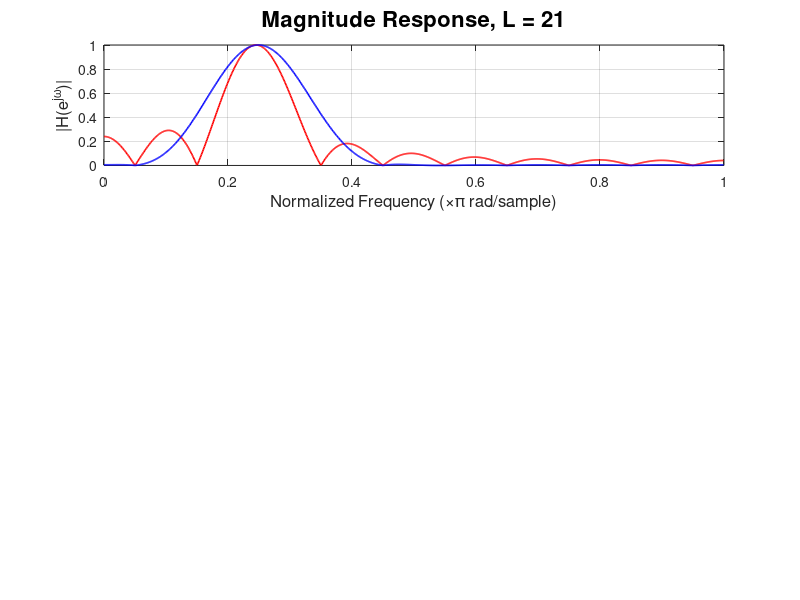

Reproduce this figure in MATLAB. (Note: this script raises an error after producing the figure.)
%Combine 4.1 and 4.2
wc = 0.25*pi;               % desired center frequency
L_list = [21, 41, 81];      % filter lengths to compare

pb_low_rect   = zeros(size(L_list));   % lower passband edge (rad)
pb_high_rect  = zeros(size(L_list));   % upper passband edge (rad)
pb_width_rect = zeros(size(L_list));   % passband width (rad)

pb_low_hamm   = zeros(size(L_list));   % lower passband edge (rad)
pb_high_hamm  = zeros(size(L_list));   % upper passband edge (rad)
pb_width_hamm = zeros(size(L_list));   % passband width (rad)

figure;  % new figure for magnitude responses
titleFont = 16.0;
axesFont = 12.0;
tickFont = 10.0;

for i = 1:length(L_list)
    L = L_list(i);
    n = 0:L-1;

    % Designing bandpass filter for this L
    w_rect = 2/L;   % Rectangular window
    w_hamming = 0.54 - 0.46*cos(2*pi*n/(L-1));   % Hamming window
    shift     = n - (L-1)/2;                     % center shift
    hL_rect        = w_rect .* cos(wc*shift);      % BPF impulse response
    hL_hamm = w_hamming .* cos(wc*shift);      % BPF impulse response


    % Normalized
    hL_rect = hL_rect ./ max(abs(freqz(hL_rect,1,1024)));
    hL_hamm = hL_hamm ./ max(abs(freqz(hL_hamm,1,1024)));

    % Frequency response 
    [HL_rect, wL_rect] = freqz(hL_rect, 1, 1024);
    magHL_rect    = abs(HL_rect);
    
    [HL_hamm, wL_hamm] = freqz(hL_hamm, 1, 1024);
    magHL_hamm    = abs(HL_hamm);

    %% PLOTTING Rectangular
    % 50% passband 
    peak_mag = max(magHL_rect);
    thresh   = 0.5 * peak_mag;          % 50% of peak
    idx_pass_rect = find(magHL_rect >= thresh);   % indices in passband

    pb_low_rect(i)   = wL_rect(idx_pass_rect(1));      % lower edge (rad)
    pb_high_rect(i)  = wL_rect(idx_pass_rect(end));    % upper edge (rad)
    pb_width_rect(i) = pb_high_rect(i) - pb_low_rect(i);

    peak_mag = max(magHL_hamm);
    thresh   = 0.5 * peak_mag;          % 50% of peak
    idx_pass_hamm = find(magHL_hamm >= thresh);   % indices in passband

    pb_low_hamm(i)   = wL_hamm(idx_pass_hamm(1));      % lower edge (rad)
    pb_high_hamm(i)  = wL_hamm(idx_pass_hamm(end));    % upper edge (rad)
    pb_width_hamm(i) = pb_high_hamm(i) - pb_low_hamm(i);

    % Plot magnitude response for this L
    subplot(3,1,i);
    p1 = plot(wL_rect/pi, magHL_rect,'r','LineWidth',1.2);
    hold on;
    p2 = plot(wL_hamm/pi, magHL_hamm,'b','LineWidth',1.2);
    grid on;
    xlabel('Normalized Frequency (\times\pi rad/sample)','FontSize',axesFont);
    ylabel('|H(e^{j\omega})|','FontSize',axesFont);
    title(sprintf('Magnitude Response, L = %d', L),'FontSize',titleFont);
    yline(thresh, 'r--', '50% level', 'LineWidth', 1.2,'Color','k',"FontSize",15.0); 
    %yline(thresh, 'r--', '50% level', 'LineWidth', 1.2); 
    plot([pb_low_rect(i) pb_high_rect(i)]/pi, [thresh thresh], 'ro', 'MarkerSize', 6, ...
         'LineWidth', 1.2);     
    plot([pb_low_hamm(i) pb_high_hamm(i)]/pi, [thresh thresh], 'bo', 'MarkerSize', 6, ...
         'LineWidth', 1.2);     
    % Vertical lines at passband edges
    xline(pb_low_rect(i)/pi,  'r--', 'LineWidth', 1.2);
    xline(pb_high_rect(i)/pi, 'r--', 'LineWidth', 1.2);
    xline(pb_low_hamm(i)/pi,  'b--', 'LineWidth', 1.2);
    xline(pb_high_hamm(i)/pi, 'b--', 'LineWidth', 1.2);
    ax = gca;
    ax.XAxis.FontSize = tickFont;
    ax.YAxis.FontSize = tickFont;
    legend([p1, p2],"Rectangular Window","Hamming Window",'FontSize',15.0,"NumColumns",2);
end

% Store the results in a table 
%resultsB = table(L_list.', pb_low_hamm.'/pi, pb_high_hamm.'/pi, pb_width_hamm.'/pi, ...
%    'VariableNames', {'L', 'omega_low_over_pi', 'omega_high_over_pi', 'width_over_pi'});

resultsB = table(L_list.', pb_low_rect.'/pi, pb_high_rect.'/pi, pb_width_rect.'/pi, ...
            pb_low_hamm.'/pi, pb_high_hamm.'/pi, pb_width_hamm.'/pi, ...
            'VariableNames', {'L','low_rect', 'high_rect', 'width_rect', ... 
            'low_hamm', 'high_hamm', 'width_hamm'});

disp('Passband Edges and Width for L = 21, 41, 81:');
disp(resultsB);
